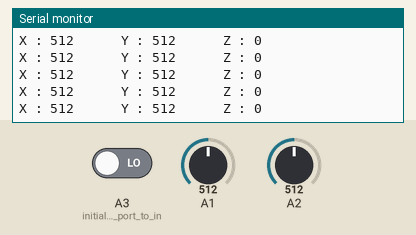
Recording of a sketch running on a simulated Arduino Uno, built with avr-gcc and run on an emulated ATmega328P. Parts: the last lines printed to the serial monitor. The test bench sets the inputs (shaded band); at power-on: A1 = 512, A2 = 512, A3 (initialize_the_port_to_in) LOW.

Above: at 1.2 s.
1.3 s: A1 set to 716
At 1.56 s:
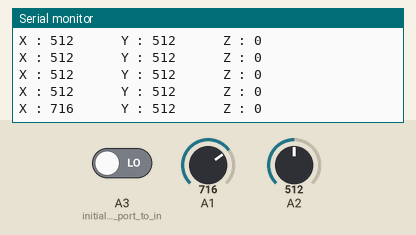
2.8 s: A2 set to 716
At 2.97 s:
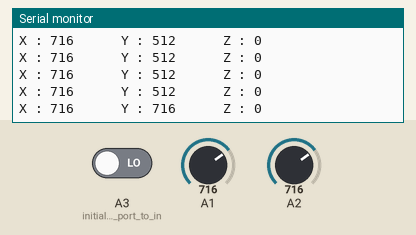
4.3 s: A3 (initialize_the_port_to_in) driven HIGH
At 4.57 s:
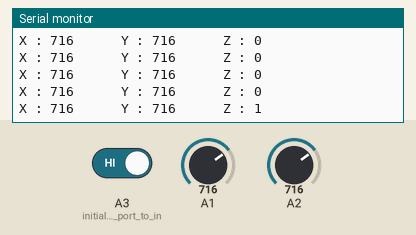
5.8 s: A1 set to 900
At 5.98 s:
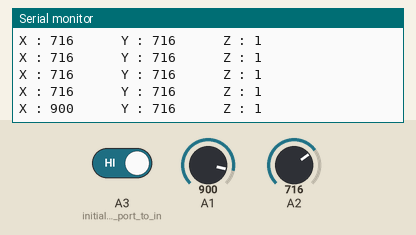
7.3 s: A2 set to 900
At 7.38 s:
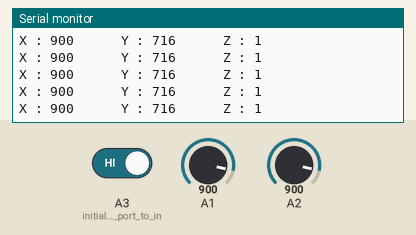
8.8 s: A3 (initialize_the_port_to_in) driven LOW
At 8.99 s:
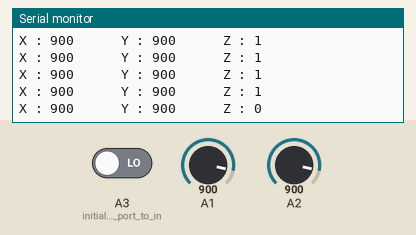
Timing chart, 0 to 11.3 s (numbered marks = the images above; inputs shaded):
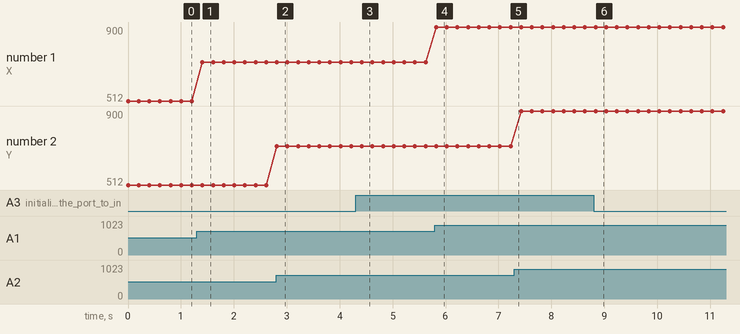

Measured:
- after the input at 1.3 s, the serial monitor: prints a new line after 0.11 s (image 1)
- after the input at 2.8 s, the serial monitor: prints a new line at once (image 2)
- after the input at 4.3 s, the serial monitor: prints a new line after 0.12 s (image 3)
- after the input at 5.8 s, the serial monitor: prints a new line at once (image 4)
- after the input at 8.8 s, the serial monitor: prints a new line at once (image 6)
- plotted number 1: 512 → 716 after the input at 1.3 s, 716 → 900 after the input at 5.8 s

The sketch:

Sketch_13.1_Joystick.ino
```cpp
/*
  Joystick

  modified 2021/7/1
  by http://www.freenove.com
*/

int xVal, yVal, zVal;       // define 3 variables to store the values of 3 direction

void setup() {
  pinMode(A3, INPUT);       // initialize the port to input (you can also use INPUT_PULLUP)
  Serial.begin(9600);       // initialize the serial port with baud rate 9600
}

void loop() {
  // read analog value in XY axis
  xVal = analogRead(A1);
  yVal = analogRead(A2);
  // read digital value of switch in Z axis
  zVal = digitalRead(A3);
  //print the data read above
  Serial.print("X : ");
  Serial.print(xVal);
  Serial.print("   \t Y : ");
  Serial.print(yVal);
  Serial.print("   \t Z : ");
  Serial.println(zVal);
  delay(200);
}
```
